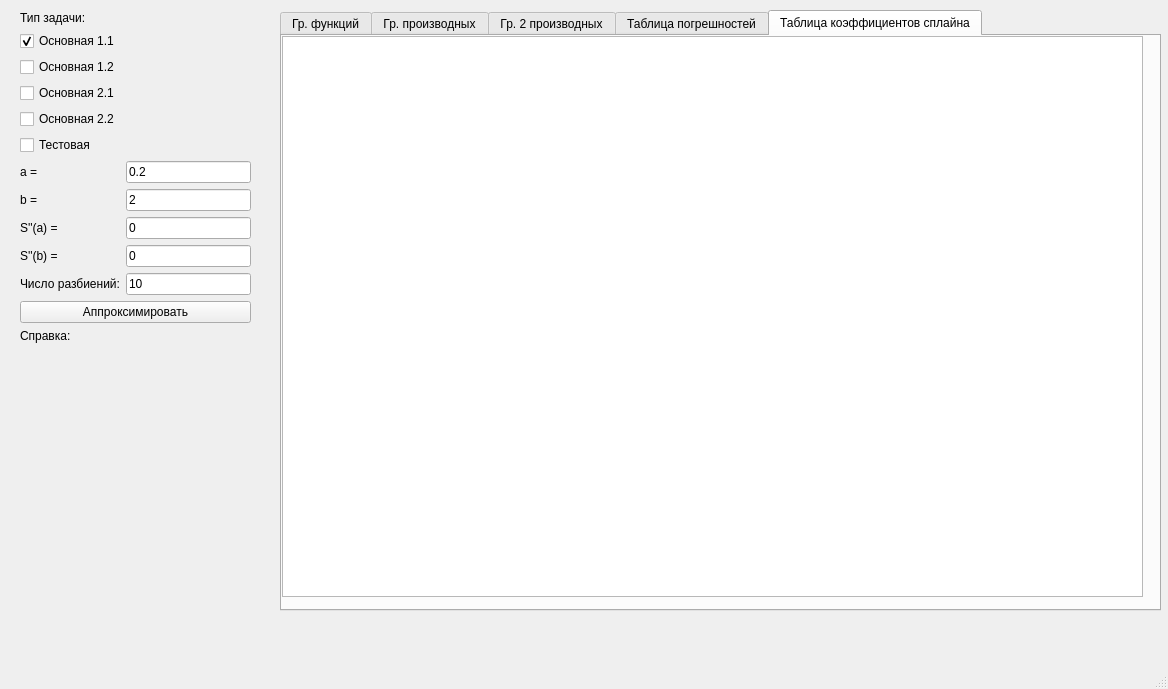
<?xml version="1.0" encoding="UTF-8"?>
<ui version="4.0">
 <class>MainWindow</class>
 <widget class="QMainWindow" name="MainWindow">
  <property name="geometry">
   <rect>
    <x>0</x>
    <y>0</y>
    <width>1168</width>
    <height>689</height>
   </rect>
  </property>
  <property name="windowTitle">
   <string>Spline</string>
  </property>
  <widget class="QWidget" name="centralwidget">
   <widget class="QTabWidget" name="splineCoefTab">
    <property name="geometry">
     <rect>
      <x>280</x>
      <y>10</y>
      <width>881</width>
      <height>601</height>
     </rect>
    </property>
    <property name="currentIndex">
     <number>4</number>
    </property>
    <widget class="QWidget" name="FuncPlaneTab">
     <attribute name="title">
      <string>Гр. функций</string>
     </attribute>
     <widget class="QLabel" name="FuncPlane">
      <property name="geometry">
       <rect>
        <x>0</x>
        <y>0</y>
        <width>851</width>
        <height>551</height>
       </rect>
      </property>
      <property name="sizePolicy">
       <sizepolicy hsizetype="Preferred" vsizetype="Preferred">
        <horstretch>0</horstretch>
        <verstretch>0</verstretch>
       </sizepolicy>
      </property>
      <property name="text">
       <string/>
      </property>
     </widget>
    </widget>
    <widget class="QWidget" name="DerPlaneTab">
     <attribute name="title">
      <string>Гр. производных</string>
     </attribute>
     <widget class="QLabel" name="DerPlane">
      <property name="geometry">
       <rect>
        <x>0</x>
        <y>0</y>
        <width>851</width>
        <height>561</height>
       </rect>
      </property>
      <property name="text">
       <string/>
      </property>
     </widget>
    </widget>
    <widget class="QWidget" name="Der2PlaneTab">
     <attribute name="title">
      <string>Гр. 2 производных</string>
     </attribute>
     <widget class="QLabel" name="Der2Plane">
      <property name="geometry">
       <rect>
        <x>10</x>
        <y>0</y>
        <width>841</width>
        <height>551</height>
       </rect>
      </property>
      <property name="text">
       <string/>
      </property>
     </widget>
    </widget>
    <widget class="QWidget" name="ErrorRateTab">
     <attribute name="title">
      <string>Таблица погрешностей</string>
     </attribute>
     <widget class="QTableWidget" name="ErrorRateTable">
      <property name="geometry">
       <rect>
        <x>0</x>
        <y>0</y>
        <width>871</width>
        <height>571</height>
       </rect>
      </property>
     </widget>
    </widget>
    <widget class="QWidget" name="tab">
     <attribute name="title">
      <string>Таблица коэффициентов сплайна</string>
     </attribute>
     <widget class="QTableWidget" name="splineCoefTable">
      <property name="geometry">
       <rect>
        <x>0</x>
        <y>0</y>
        <width>861</width>
        <height>561</height>
       </rect>
      </property>
     </widget>
    </widget>
   </widget>
   <widget class="QWidget" name="verticalLayoutWidget">
    <property name="geometry">
     <rect>
      <x>20</x>
      <y>11</y>
      <width>231</width>
      <height>621</height>
     </rect>
    </property>
    <layout class="QVBoxLayout" name="verticalLayout">
     <item>
      <widget class="QLabel" name="label_5">
       <property name="sizePolicy">
        <sizepolicy hsizetype="Preferred" vsizetype="Fixed">
         <horstretch>0</horstretch>
         <verstretch>0</verstretch>
        </sizepolicy>
       </property>
       <property name="text">
        <string>Тип задачи: </string>
       </property>
      </widget>
     </item>
     <item>
      <widget class="QCheckBox" name="isMain11">
       <property name="text">
        <string>Основная 1.1</string>
       </property>
       <property name="checked">
        <bool>true</bool>
       </property>
      </widget>
     </item>
     <item>
      <widget class="QCheckBox" name="isMain12">
       <property name="text">
        <string>Основная 1.2</string>
       </property>
      </widget>
     </item>
     <item>
      <widget class="QCheckBox" name="isMain21">
       <property name="text">
        <string>Основная 2.1</string>
       </property>
      </widget>
     </item>
     <item>
      <widget class="QCheckBox" name="isMain22">
       <property name="text">
        <string>Основная 2.2</string>
       </property>
      </widget>
     </item>
     <item>
      <widget class="QCheckBox" name="isTest">
       <property name="text">
        <string>Тестовая</string>
       </property>
      </widget>
     </item>
     <item>
      <layout class="QGridLayout" name="gridLayout">
       <item row="1" column="1">
        <widget class="QLabel" name="label_2">
         <property name="text">
          <string>b = </string>
         </property>
        </widget>
       </item>
       <item row="3" column="1">
        <widget class="QLabel" name="label_4">
         <property name="text">
          <string>S''(b) = </string>
         </property>
        </widget>
       </item>
       <item row="3" column="2">
        <widget class="QLineEdit" name="bBoundBox">
         <property name="text">
          <string>0</string>
         </property>
        </widget>
       </item>
       <item row="1" column="2">
        <widget class="QLineEdit" name="bBox">
         <property name="text">
          <string>2</string>
         </property>
        </widget>
       </item>
       <item row="2" column="1">
        <widget class="QLabel" name="label_3">
         <property name="text">
          <string>S''(a) = </string>
         </property>
        </widget>
       </item>
       <item row="4" column="1">
        <widget class="QLabel" name="label_6">
         <property name="text">
          <string>Число разбиений:</string>
         </property>
        </widget>
       </item>
       <item row="0" column="1">
        <widget class="QLabel" name="label">
         <property name="text">
          <string>a = </string>
         </property>
        </widget>
       </item>
       <item row="0" column="2">
        <widget class="QLineEdit" name="aBox">
         <property name="text">
          <string>0.2</string>
         </property>
        </widget>
       </item>
       <item row="4" column="2">
        <widget class="QLineEdit" name="nBox">
         <property name="text">
          <string>10</string>
         </property>
        </widget>
       </item>
       <item row="2" column="2">
        <widget class="QLineEdit" name="aBoundBox">
         <property name="text">
          <string>0</string>
         </property>
        </widget>
       </item>
      </layout>
     </item>
     <item>
      <widget class="QPushButton" name="goButton">
       <property name="text">
        <string>Аппроксимировать</string>
       </property>
      </widget>
     </item>
     <item>
      <widget class="QLabel" name="label_9">
       <property name="sizePolicy">
        <sizepolicy hsizetype="Preferred" vsizetype="Fixed">
         <horstretch>0</horstretch>
         <verstretch>0</verstretch>
        </sizepolicy>
       </property>
       <property name="text">
        <string>Справка:</string>
       </property>
      </widget>
     </item>
     <item>
      <widget class="QLabel" name="info">
       <property name="text">
        <string/>
       </property>
      </widget>
     </item>
    </layout>
   </widget>
  </widget>
  <widget class="QMenuBar" name="menubar">
   <property name="geometry">
    <rect>
     <x>0</x>
     <y>0</y>
     <width>1168</width>
     <height>26</height>
    </rect>
   </property>
  </widget>
  <widget class="QStatusBar" name="statusbar"/>
 </widget>
 <resources/>
 <connections/>
</ui>
